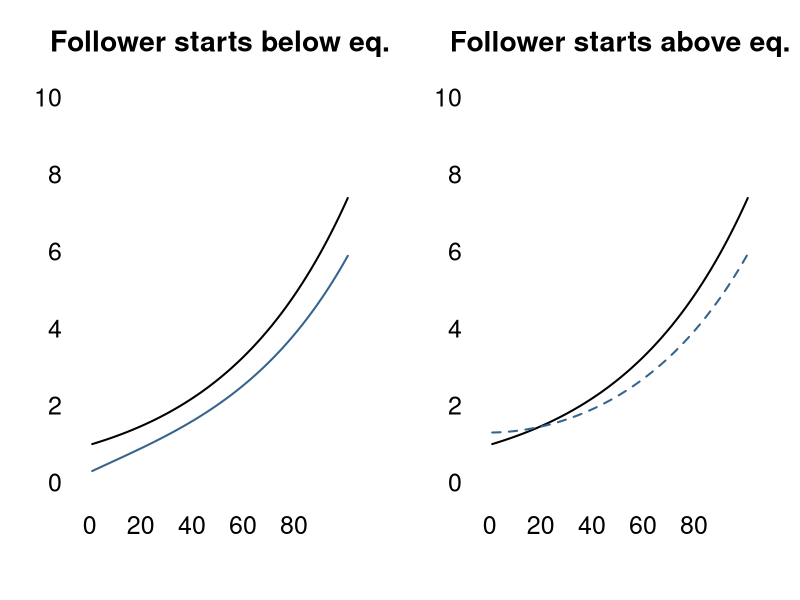
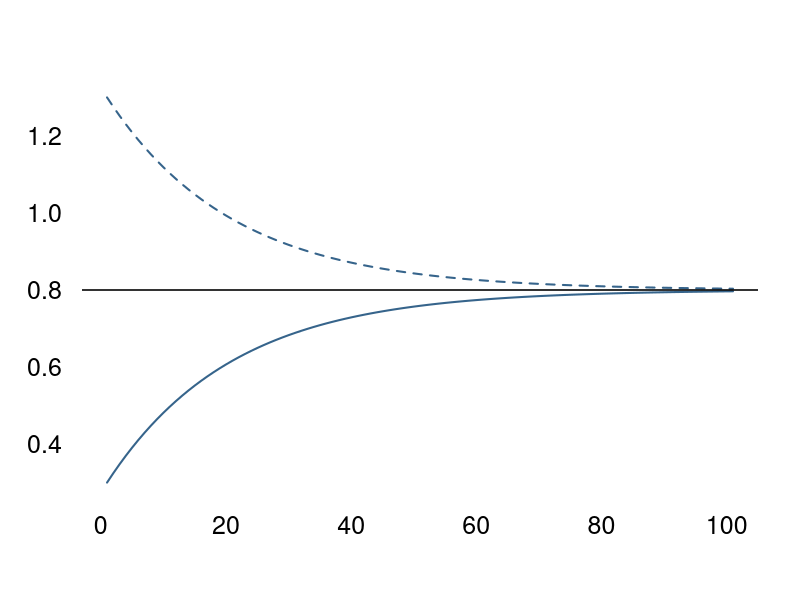
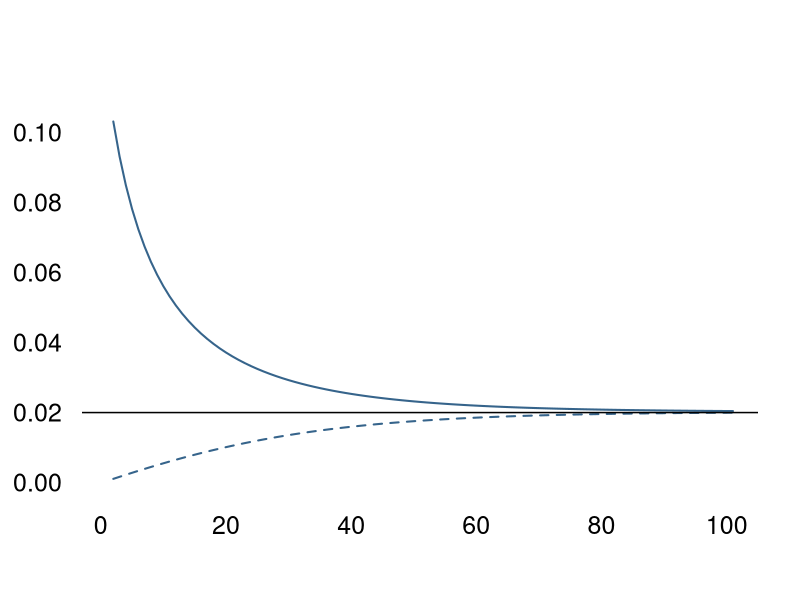
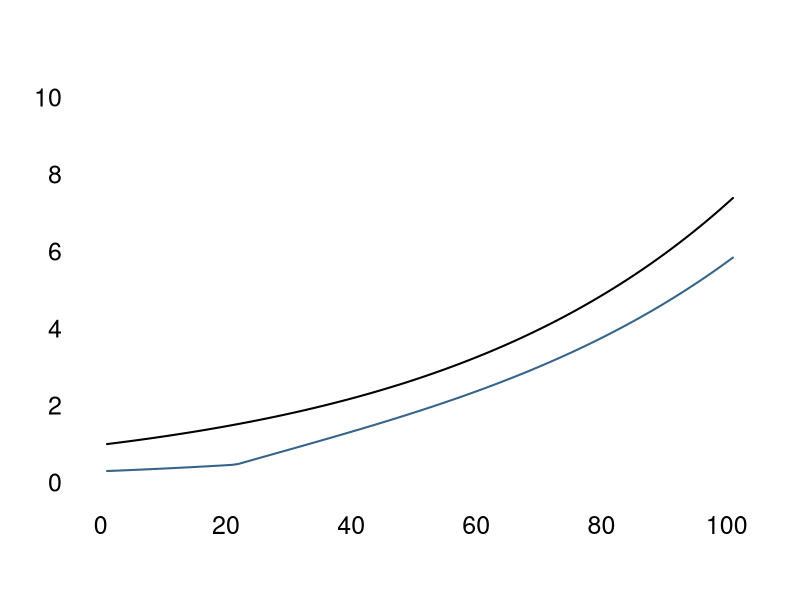
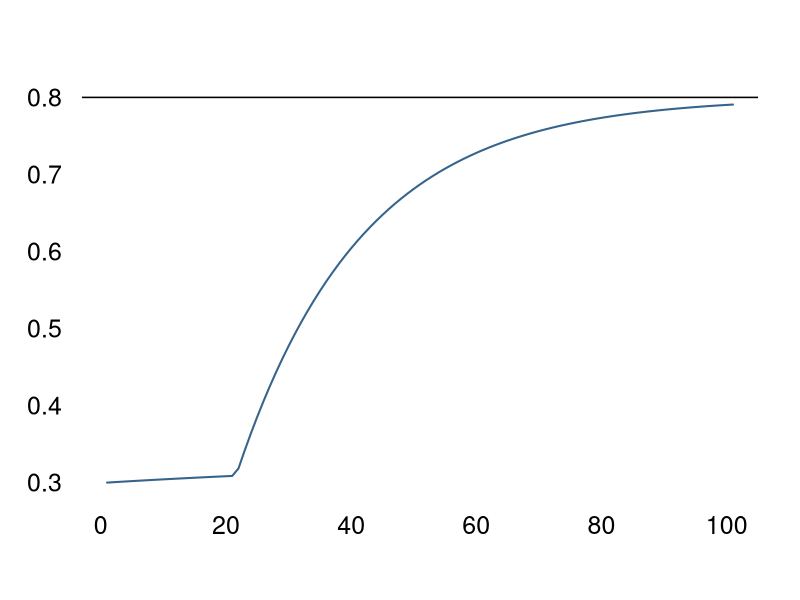
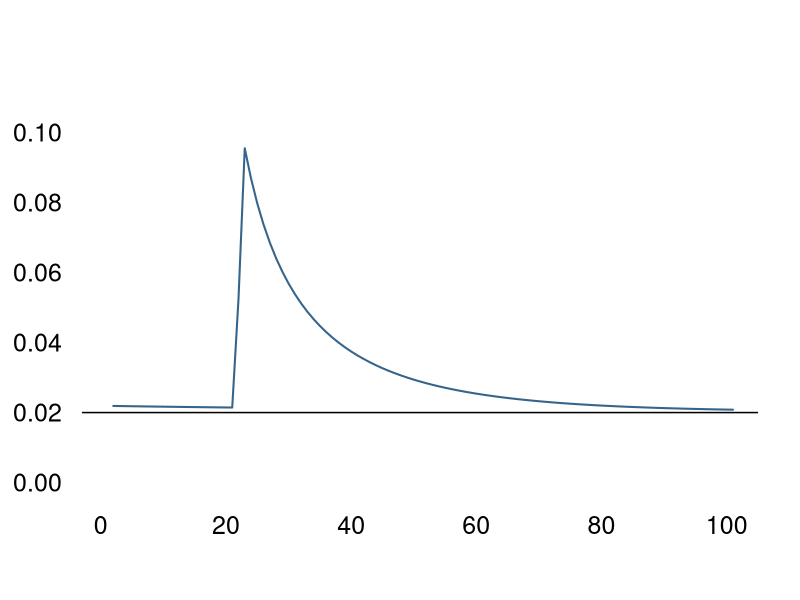

These charts were generated, in order, by the following R code:
## Simulation technology levels over time

#### 1) Set parameters ####
t=0:100
g=.02
lambda=.01
sigma=.04
e=exp(1)


#### 2) Generate data ####

# Technology levels
# For leader country A_t=A_0e^gt
A=1*e^(.02*t)

# Solution for follower country takes form
# A_jt = (sigma_j/sigma_j+g-lambda_j)A_t + D_j0 e^-(sigma_j-lambda_j)t
D=(sigma/(sigma+g-lambda))*A+-.5*e^-((sigma-lambda)*t)
D2=(sigma/(sigma+g-lambda))*A+.5*e^-((sigma-lambda)*t)

# Ratio follower/leader
R=D/A
R2=D2/A

# Growth rate technology level follower
require(data.table)
G=(D-shift(D,n=1,type="lag"))/shift(D,n=1,type="lag")
G2=(D2-shift(D2,n=1,type="lag"))/shift(D2,n=1,type="lag")

### 3) Create figures ###
par(las=1,bty="n",cex.axis=1.5,cex.lab=1.5,cex.main=1.7,mfrow=c(1,2))

# Technology level over time
plot(A,type="l",axes=FALSE,xlab="",ylab="",ylim=c(0,10),lwd=2,
     main="Follower starts below eq.")
lines(D,lwd=2,col="steelblue4")
axis(1,tick=FALSE);axis(2,tick=FALSE)

plot(A,type="l",axes=FALSE,xlab="",ylab="",ylim=c(0,10),lwd=2,
     main="Follower starts above eq.")
lines(D2,lty=2,lwd=2,col="steelblue4")
axis(1,tick=FALSE);axis(2,tick=FALSE)

# Ratio follower/leader
par(las=1,bty="n",cex.axis=1.5,cex.lab=1.5,mfrow=c(1,1))
plot(R,type="l",axes=FALSE,xlab="",ylab="",ylim=c(.3,1.3),
     lwd=2,col="steelblue4")
lines(R2,col="steelblue4",lwd=2,lty=2)
abline(h=.8,lwd=1.5)
axis(1,tick=FALSE);axis(2,tick=FALSE)

# Technology growth rate
plot(G,type="l",axes=FALSE,xlab="",ylab="",ylim=c(0,.11),lwd=2,col="steelblue4")
lines(G2,lwd=2,col="steelblue4",lty=2)
abline(h=.02,lwd=1.5)
axis(1,tick=FALSE);axis(2,tick=FALSE)

#### 4) Growth miracle ####
# Economy changes from having sigma_j=0.005 to sigma_j=0.04 in period 21
# Let the economy start at having economy at 30% of technology level leader
sigma0=.005
L=1/3-.3
m=(sigma0/(sigma0+g-lambda))*A-L*e^-((sigma0-lambda)*t)

# Growth rate changes at period 21. Need to adjust D_j0
d=(sigma/(sigma+g-lambda))*A[21]-m[21]
m[22:101]=(sigma/(sigma+g-lambda))*A[22:101]+-d*e^-((sigma-lambda)*t[1:80])

# Technology levels over time
plot(A,type="l",axes=FALSE,xlab="",ylab="",ylim=c(0,10),lwd=2)
lines(m,lwd=2,col="steelblue4")
axis(1,tick=FALSE);axis(2,tick=FALSE)

# Ratio follower leader
R3=m/A
plot(R3,type="l",axes=FALSE,xlab="",ylab="",ylim=c(.3,.8),
     lwd=2,col="steelblue4")
abline(h=.8,lwd=1.5)
axis(1,tick=FALSE);axis(2,tick=FALSE)

# Growth rate technology
G3=(m-shift(m,n=1,type="lag"))/shift(m,n=1,type="lag")
plot(G3,type="l",axes=FALSE,xlab="",ylab="",ylim=c(0,.11),lwd=2,col="steelblue4")
abline(h=.02,lwd=1.5)
axis(1,tick=FALSE);axis(2,tick=FALSE)
